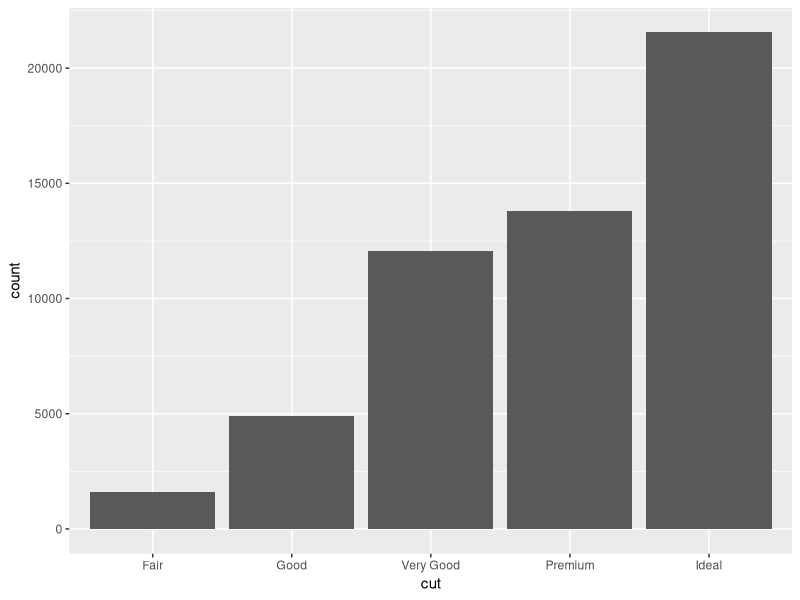
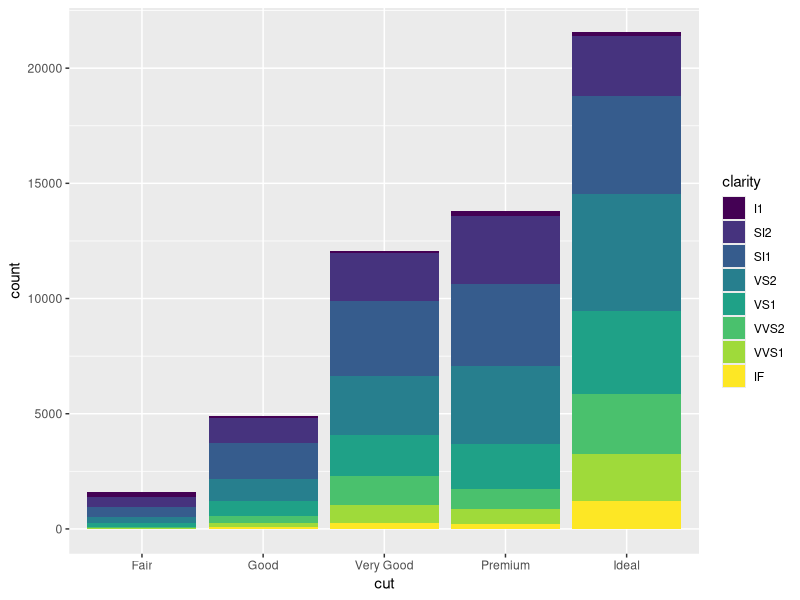
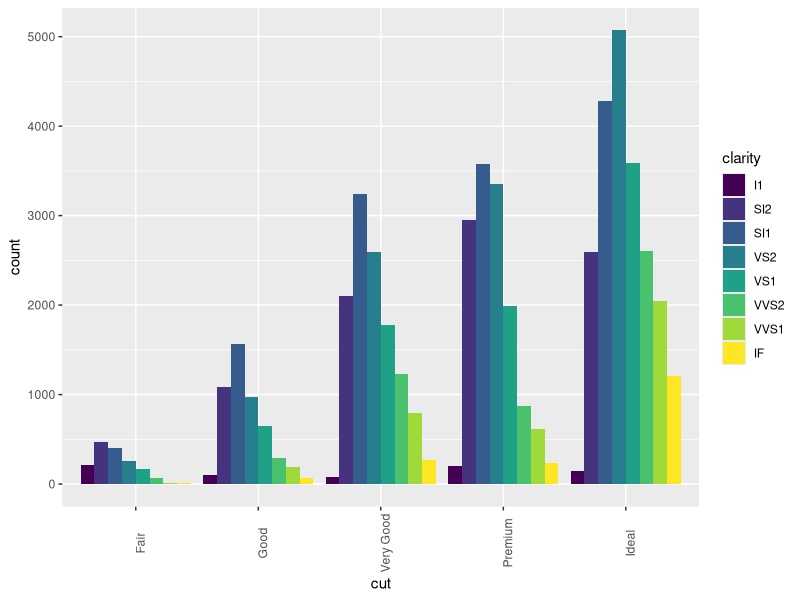
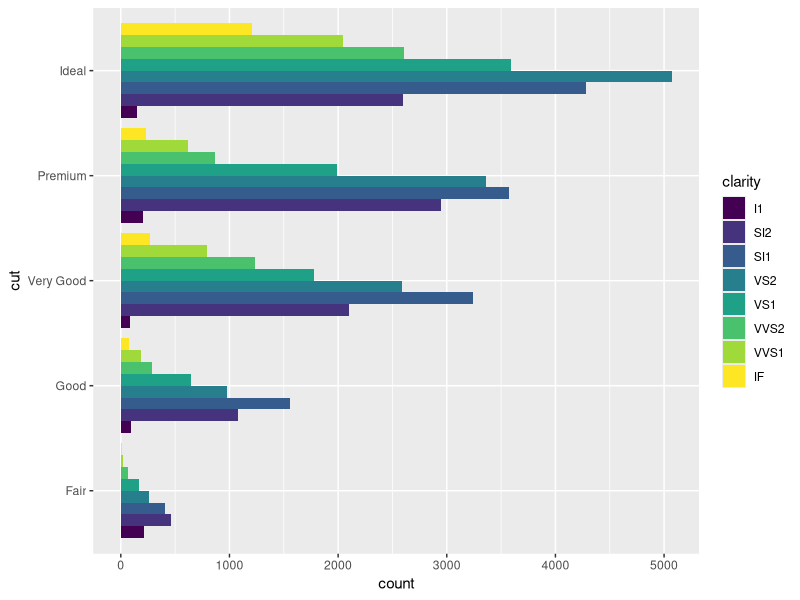
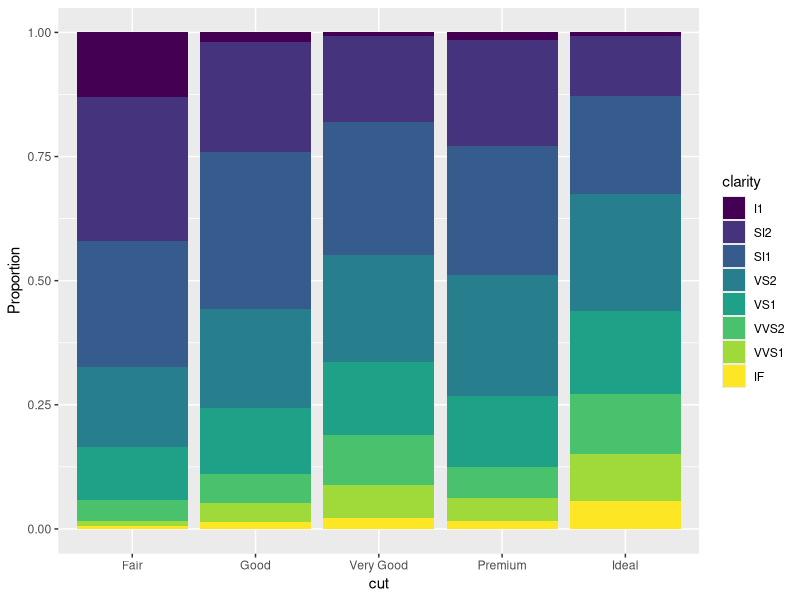
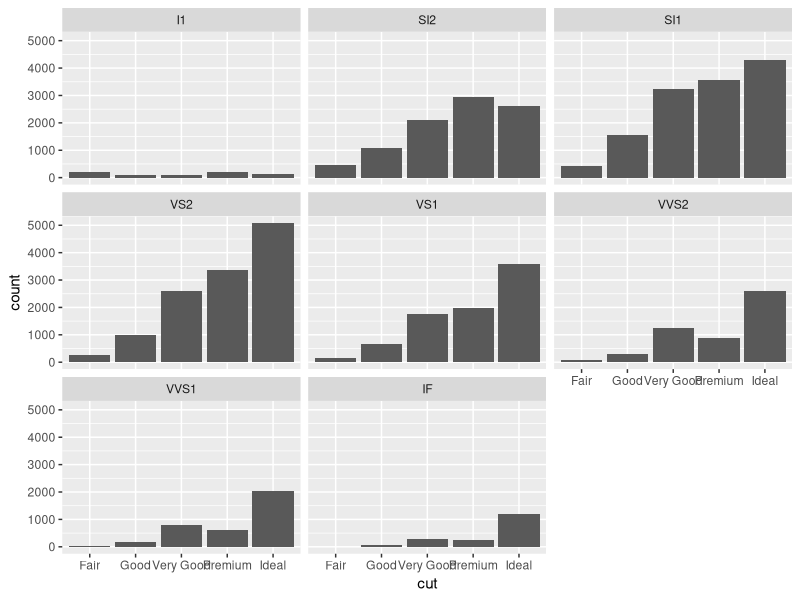
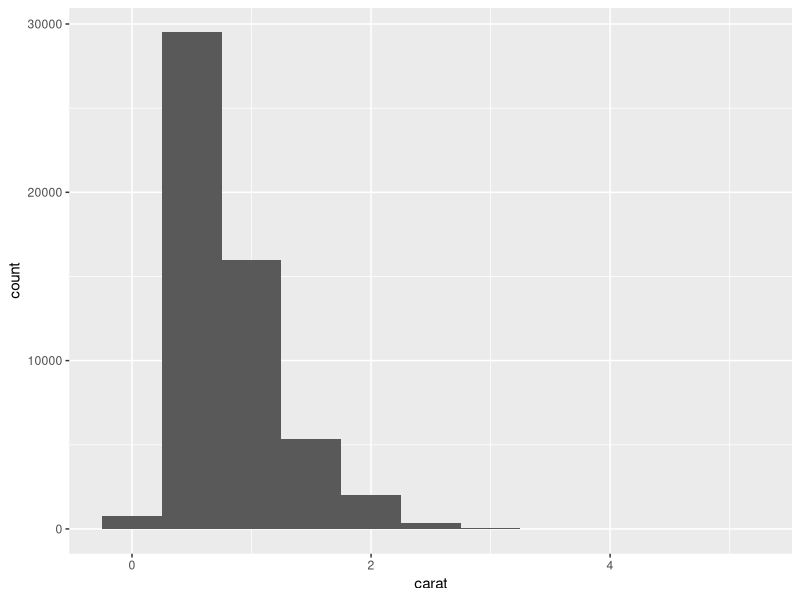
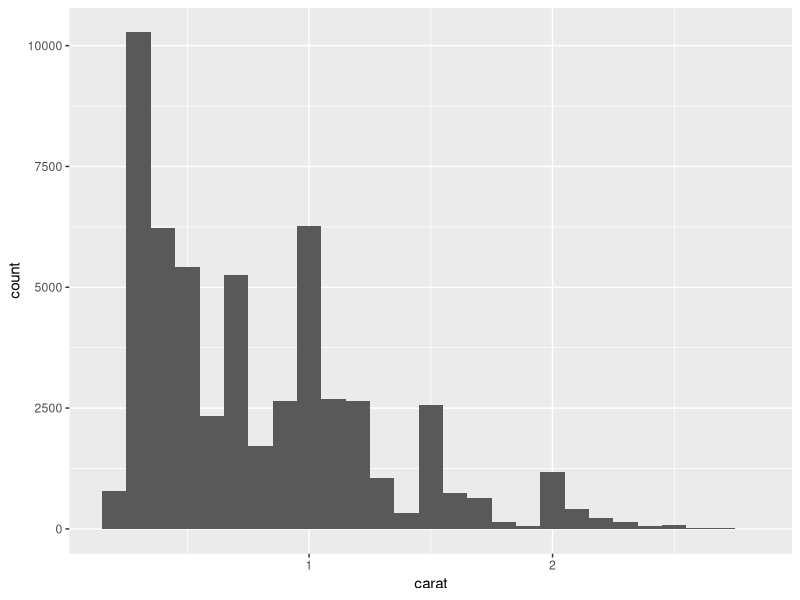

These figures' R source, in order:
## ---- chunk 1
library(dplyr)
library(tidyr)
library(skimr)
library(rsample)  # install.packages("rsample")
## ---- chunk 2
starwars
View(starwars)
## ---- chunk 3
skim(starwars)
## ---- chunk 4
data <- starwars %>%
   select(height, mass, gender)
data
## ---- chunk 5
data_split <- initial_split(data)  # initial_split(), training(),  testing() from rsample lib
data_train <- training(data_split)
data_test <- testing(data_split)
## ---- chunk 6
data_train <- data_train %>%  
   mutate(BMI = mass / (height/100) ^2)  # unit kg/m2
data_train
## ---- chunk 7
skim(data_train)

# or using
print("--------------Any missing values in any cols------------------------")
any(is.na(data_train))
## ---- chunk 8
colSums(is.na(data_train))
## ---- chunk 9
data_train_imputed =  data_train %>%
  drop_na(height, gender)  %>%  # drop NA in some cols
  mutate(mass = ifelse(is.na(mass), mean(mass, na.rm = TRUE), mass),
         BMI = ifelse(is.na(BMI), mean(BMI, na.rm=TRUE), BMI))
skim(data_train_imputed)
## ---- chunk 10
iris
## ---- chunk 11
iris %>%
  mutate(Species = as.integer(Species))
## ---- chunk 12
iris %>%
  mutate(Species_versicolor = ifelse(Species == "versicolor", 1, 0),
         Species_virginica = ifelse(Species == "virginica", 1, 0),
         )
## ---- chunk 13
data_train_imputed_encoded <- data_train_imputed %>%
  mutate(gender_numeric = ifelse(gender == 'masculine', 1, 0)) %>%
  select(-gender)
data_train_imputed_encoded
## ---- chunk 14
normalize <- function(feature){
  (feature - mean(feature)) / sd(feature)
}
## ---- chunk 15
data_train_imputed_encoded_norm <- data_train_imputed_encoded %>%
   mutate_all(normalize)
## ---- chunk 16
data_train_pipeline <- data_train %>%  
  
  # Feature Engineering
  mutate(BMI = mass / (height/100) ^2)  %>%   # unit kg/m2
  
  # Missing values
  drop_na(height, gender)  %>%  # drop NA in some cols
  mutate(mass = ifelse(is.na(mass), mean(mass, na.rm = TRUE), mass),
       BMI = ifelse(is.na(BMI), mean(BMI, na.rm=TRUE), BMI)) %>% 

  # Encoding Categorical Values
  mutate(gender_numeric = ifelse(gender == 'masculine', 1, 0)) %>% # masculine: 1, feminine: 0
  select(-gender) %>% 
  
  # Normalize data
  mutate_all(normalize)

data_train_pipeline
## ---- chunk 17
# library(waldo)
waldo::compare(data_train_pipeline, data_train_imputed_encoded_norm)
## ---- chunk 18
library(recipes)
## ---- chunk 19
# Manual way to do pipeline
# data_train_pipeline <- data_train %>%  
#   # Feature Engineering
#   mutate(BMI = mass / (height/100) ^2)  %>%   # unit kg/m2
#   # Missing values
#   drop_na(height, gender)  %>%  # drop NA in some cols
#   mutate(mass = ifelse(is.na(mass), mean(mass, na.rm = TRUE), mass),
#          BMI = ifelse(is.na(BMI), mean(BMI, na.rm=TRUE), BMI)) %>% 
#   # Encoding Categorical Values
#   mutate(gender_numeric = ifelse(gender == 'masculine', 1, 0)) %>% # masculine: 1, feminine: 0
#   select(-gender) %>% 
#   # Normalize data
#   mutate_all(normalize)

data_recipe <- data_train %>%
  recipe() %>%   # Need to call recipe() function
    step_mutate(BMI = mass / (height/100) ^2)  %>%   # unit kg/m2
    step_naomit(height, gender) %>%
    step_impute_mean(mass, BMI) %>%
    step_dummy(gender) %>%
    step_normalize(everything()) %>%
  prep()  # Need to call prep() function

data_recipe  
## ---- chunk 20
juice(data_recipe)  # juice() to get actual data
## ---- chunk 21
library(ggplot2)
library(tibble)
library(dplyr)
## ---- chunk 22
# ?diamonds
diamonds
## ---- chunk 23
glimpse(diamonds)  # glimpse() from tibble
## ---- chunk 24
summary(diamonds)
## ---- chunk 25
str(diamonds)  # str: structure function
## ---- chunk 26
dim(diamonds)  # dimension (shape of dataframe)
## ---- chunk 27
skimr::skim(diamonds)
## ---- chunk 28
View(diamonds)
## ---- chunk 29
head(diamonds)
## ---- chunk 30
tail(diamonds)
## ---- chunk 31
ggplot(data=diamonds) + geom_bar(mapping = aes(x=cut))
## ---- chunk 32
diamonds %>%
  count(cut)
## ---- chunk 33
table(diamonds$cut)
## ---- chunk 34
unique(diamonds$cut)
## ---- chunk 35
levels(diamonds$cut)
## ---- chunk 36
levels(diamonds$clarity)
## ---- chunk 37
table(diamonds$cut, diamonds$clarity)  # count occurences in 2D
## ---- chunk 38
diamonds %>%
  count(cut, clarity) %>%  # haveing 3 cols: cut, clarity and n
  arrange(n)  # desc(n)
## ---- chunk 39
# bar chart with vertical stack color by clarity
ggplot(diamonds, aes(x=cut, fill=clarity)) + geom_bar()  

## ---- chunk 40
# bar chart with horizontal stack color by clarity
ggplot(diamonds, aes(x=cut, fill=clarity)) + 
  geom_bar(position = "dodge") + 
  theme(axis.text.x = element_text(angle = 90))
## ---- chunk 41
# bar chart with horizontal stack color by clarity
ggplot(diamonds, aes(x=cut, fill=clarity)) + 
  geom_bar(position = "dodge") + 
  coord_flip()
## ---- chunk 42
# bar chart with horizontal stack color by clarity
ggplot(diamonds, aes(x=cut, fill=clarity)) + 
  geom_bar(position = "fill") +   # fill mean all the bar is scaled to 1
  ylab("Proportion")
## ---- chunk 43
# table(diamonds$cut, diamonds$clarity)  # count occurences in 2D
prop.table(table(diamonds$cut, diamonds$clarity))  # show the value/sum
## ---- chunk 44
# table(diamonds$cut, diamonds$clarity)  # count occurences in 2D
# prop.table(table(diamonds$cut, diamonds$clarity))  # show the percentage 
round(prop.table(table(diamonds$cut, diamonds$clarity))*100, 2)  # show the percentage
## ---- chunk 45
ggplot(diamonds, aes(x=cut)) +
  geom_bar() +
  facet_wrap(~clarity)
## ---- chunk 46
ggplot(data=diamonds) +
  geom_histogram(mapping = aes(x = carat),
                 binwidth = 0.5)
## ---- chunk 47
diamonds %>%
  count(cut_width(carat, 0.5))
## ---- chunk 48
smaller <- diamonds %>%
  filter(carat < 3)

ggplot(data=smaller) +
  geom_histogram(mapping = aes(x = carat),
                 binwidth = 0.1)
## ---- chunk 49
ggplot(data=smaller, mapping = aes(x=carat, color=cut)) + 
  geom_freqpoly(binwidth = 0.1)
## ---- chunk 50
ggplot(data=smaller) +
  geom_histogram(mapping = aes(x = carat),
                 binwidth = 0.01)
## ---- chunk 51
ggplot(diamonds) +
  geom_histogram(mapping = aes(x = y),
                 binwidth = 0.5)
## ---- chunk 52
ggplot(diamonds) +
  geom_histogram(mapping = aes(x = y), binwidth = 0.5) + 
  coord_cartesian(ylim = c(0, 50))
## ---- chunk 53
# Unusual diamonds
diamonds %>%
  filter(y <3 | y > 20) %>%
  select(price, x ,y, z) %>%
  arrange(y)
## ---- chunk 54
diamonds2 <- diamonds %>%
  filter(between(y, 3, 20))

ggplot(diamonds2) +
  geom_histogram(mapping = aes(x = y), binwidth = 0.5) 
## ---- chunk 55
diamonds %>%
  mutate(y = ifelse(y < 3 | y > 20, NA, y))  %>%
  ggplot(aes(x=x, y=y)) +
  geom_point()
## ---- chunk 56
diamonds %>%
  # mutate(y = ifelse(y < 3 | y > 20, NA, y))  %>%
  ggplot(aes(x=x, y=y)) +
  geom_point()
## ---- chunk 57
ggplot(diamonds, aes(x = price)) + 
  geom_freqpoly(aes(color = cut), binwidth = 500)
## ---- chunk 58
ggplot(diamonds) + 
  geom_bar(aes(x = cut))
## ---- chunk 59
# Density plot: Area under curve = 1
ggplot(diamonds, aes(x = price, y = ..density..)) + 
  geom_freqpoly(aes(color = cut), binwidth = 500)
## ---- chunk 60
# BOXPLOT
ggplot(diamonds, aes(x = cut, y = price)) + 
  geom_boxplot() # + coord_flip()
## ---- chunk 61
ggplot(diamonds) + 
  geom_count(aes(x = cut, y = color))
## ---- chunk 62
diamonds %>%
  count(color, cut) 
## ---- chunk 63
diamonds %>%
  count(color, cut) %>%
  ggplot(aes(x = color, y =cut)) + 
  geom_tile(aes(fill = n))
## ---- chunk 64
ggplot(diamonds) + 
  geom_point(aes(x = carat, y = price), alpha=1/10)
## ---- chunk 65
ggplot(data = smaller) + 
  geom_bin2d(aes(x = carat, y = price))
